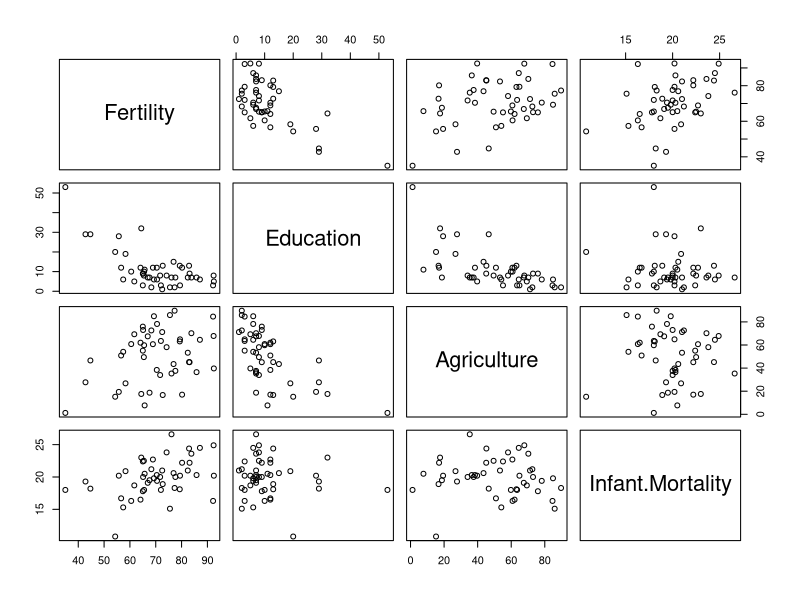
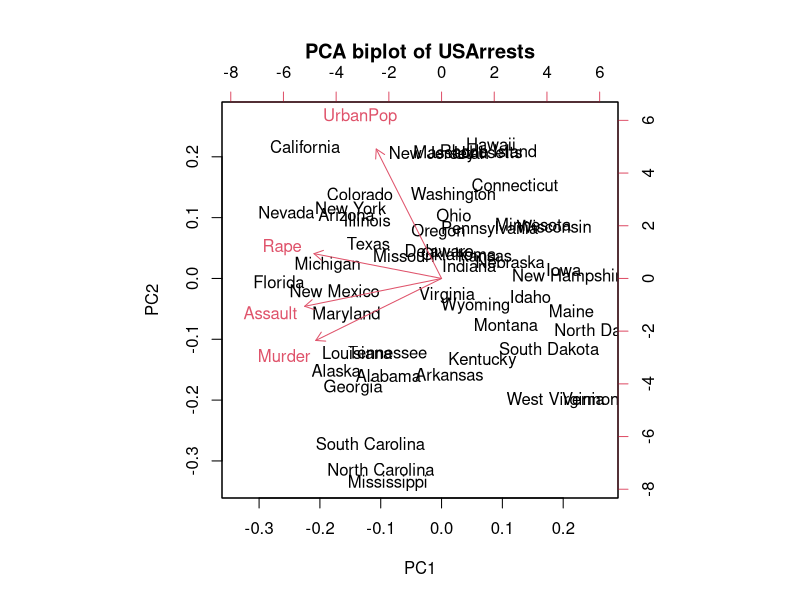
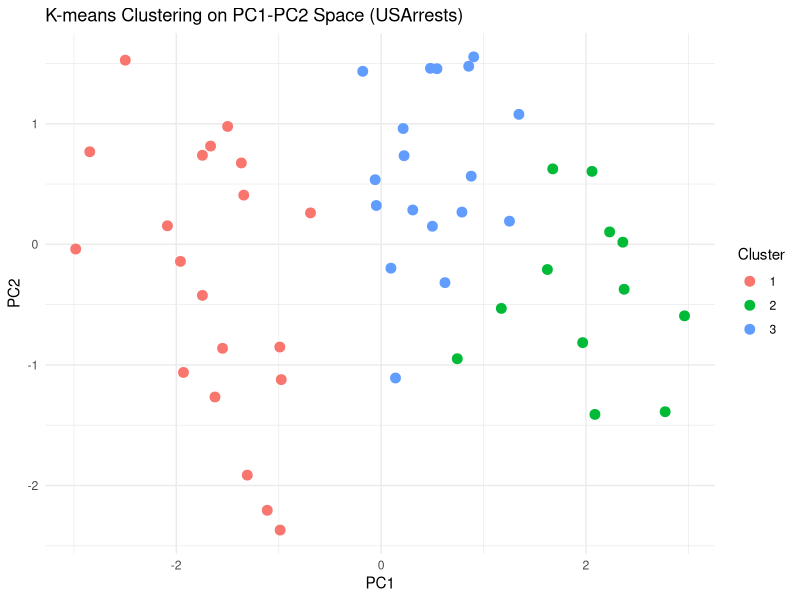

Recreate these plots in R, in order.
setwd("C:/Users/hujw0/Desktop/学习资料/生物医学统计/homework6/")

# Q1
data(PlantGrowth)
str(PlantGrowth)
head(PlantGrowth)

# 拆分数据
trt1_weights <- PlantGrowth$weight[PlantGrowth$group == "trt1"]
trt2_weights <- PlantGrowth$weight[PlantGrowth$group == "trt2"]
pg_sub <- PlantGrowth[PlantGrowth$group %in% c("trt1", "trt2"), ]
# Shapiro-Wilk 检验
shapiro.test(trt1_weights)
shapiro.test(trt2_weights)

# 方差齐性检验
library(car)
leveneTest(weight ~ group, data = pg_sub)

# 显著性
t_test_result <- t.test(weight ~ group, data = pg_sub, var.equal = TRUE)
t_test_result

# Q2
data2 = read.csv("homework6-Q2.csv", row.names = 1)
# 单因素 ANOVA
aov1 <- aov(viability ~ drug, data = data2)
summary(aov1)
# 进行 Tukey HSD 事后检验
TukeyHSD(aov1)

# 双因素 ANOVA
aov2 <- aov(viability ~ drug * time, data = data2)
summary(aov2)
# 创建组合因子
data2$comb <- interaction(data2$drug, data2$time)
# 两两 t 检验
pairwise.t.test(data2$viability, data2$comb, p.adjust.method = "BH", pool.sd = FALSE)


# Q3
# 1. 散点图矩阵和线性回归
data(swiss)
df <- swiss[, c("Fertility", "Education", "Agriculture", "Infant.Mortality")]
pairs(df)
model_full <- lm(Fertility ~ Education + Agriculture + Infant.Mortality, data = df)
summary(model_full)

# 2. 简化模型
summary(model_full)$r.squared
summary(model_full)$adj.r.squared
# 简化模型去掉 Agriculture
model_reduced <- lm(Fertility ~ Education + Infant.Mortality, data = df)
anova(model_reduced, model_full) 

# 3. 逻辑回归
df$high_fertility <- ifelse(df$Fertility > median(df$Fertility), 1, 0)
logit_model <- glm(high_fertility ~ Education + Agriculture + Infant.Mortality, 
                   data = df, family = binomial)
summary(logit_model)

# Q4
data(USArrests)
pca <- prcomp(USArrests, scale. = TRUE)   # 标准化后 PCA
summary(pca) # 3

biplot(pca, main = "PCA biplot of USArrests")

scores <- pca$x[, 1:2]          # 提取前两个主成分得分
set.seed(123)                    # 固定随机种子
km <- kmeans(scores, centers = 3, nstart = 25)
cluster_assign <- km$cluster
names(cluster_assign) <- rownames(USArrests)
print(cluster_assign)
aggregate(USArrests, by = list(Cluster = km$cluster), FUN = mean)

library(ggplot2)
plot_df <- data.frame(PC1 = scores[,1], PC2 = scores[,2], Cluster = factor(km$cluster))
ggplot(plot_df, aes(x = PC1, y = PC2, color = Cluster)) +
  geom_point(size = 3) +
  labs(title = "K-means Clustering on PC1-PC2 Space (USArrests)") +
  theme_minimal()

# Q5
